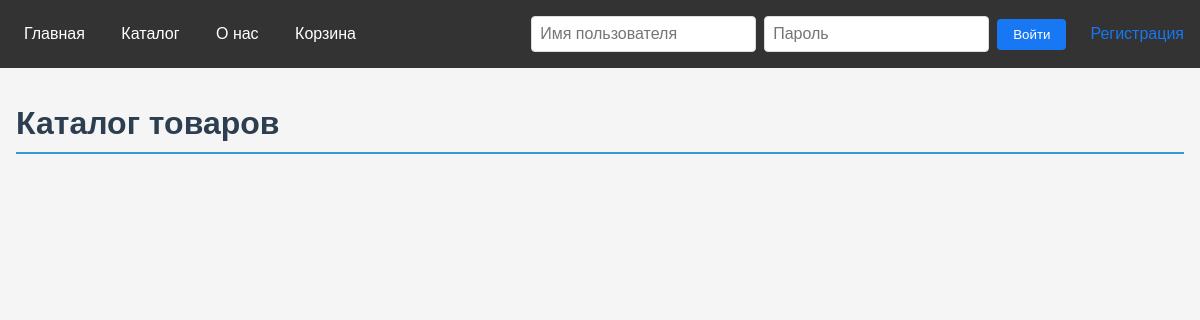
/catalog/, run on an earlier commit of the app's database.
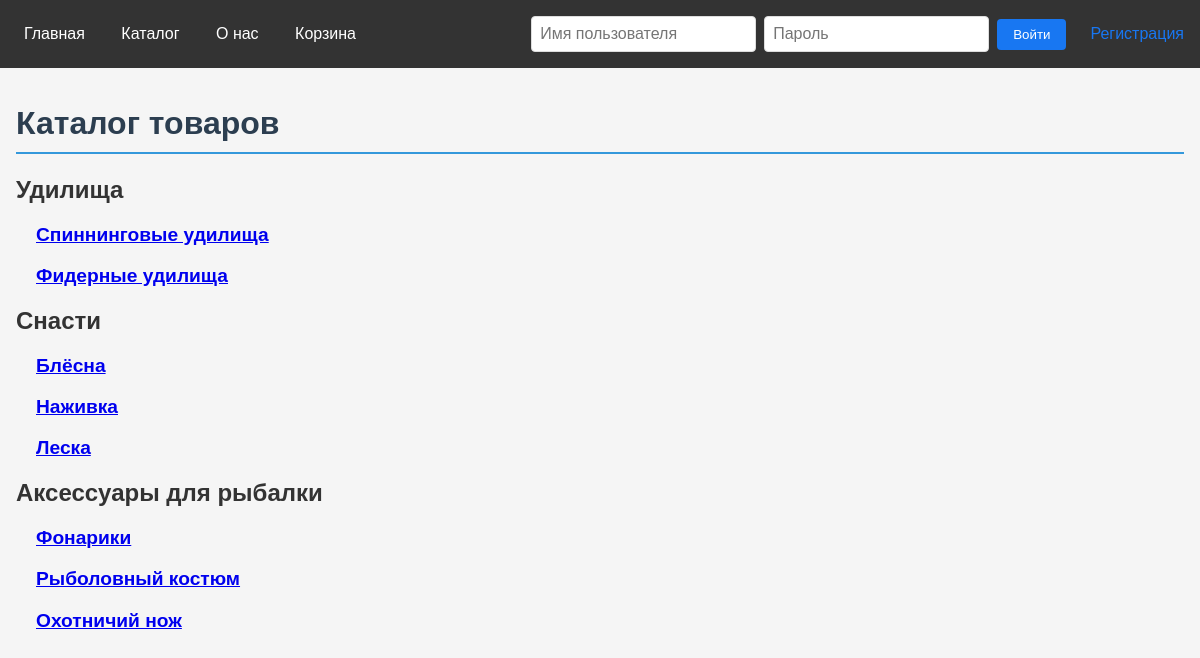
And on a later commit of the database.
### main/models.py (models this page shows)
class Category(models.Model):
    name = models.CharField(max_length=100)
    parent = models.ForeignKey('self', on_delete=models.CASCADE, null=True, blank=True, related_name='children')
    def __str__(self):
        return self.name

### main/views.py (the view)
# urls.py: path('catalog/', CatalogView.as_view(), name='catalog'),
class CatalogView(ListView):
    model = Product
    template_name = 'catalog.html'
    def get_context_data(self, **kwargs):
        context = super().get_context_data(**kwargs)
        top_categories = Category.objects.filter(parent__isnull=True)
        print(f"Top categories: {top_categories}")
        context['top_categories'] = top_categories
        return context

### main/templates/catalog.html (shortened to what this page needs)
{% extends 'main/base.html' %}
{% block content %}
    <div class="container" style="max-width: 1200px; margin: 0 auto;">
        <h1 style="color: #2c3e50; border-bottom: 2px solid #3498db; padding-bottom: 10px;">Каталог товаров</h1>
        <ul style="list-style: none; padding: 0;">
        {% for top_cat in top_categories %}
            <li style="margin-bottom: 20px;">
                <h2 style="color: #333; font-size: 1.5rem;">{{ top_cat.name }}</h2>
                <ul style="list-style: none; padding-left: 20px;">
                {% for sub_cat in top_cat.children.all %}
                    <li style="margin-bottom: 15px;">
                        <h3 style="color: #555; font-size: 1.2rem;"><a href="{% url 'subcategory' category_id=sub_cat.id %}">{{ sub_cat.name }}</a></h3>
                    </li>
                {% endfor %}
                </ul>
            </li>
        {% endfor %}
        </ul>
    </div>
{% endblock %}

### main/templates/main/base.html (shortened to what this page needs)
<!DOCTYPE html>
<html lang="ru">
<head>
</head>
<body>
    <header>
        <nav>
            <a href="{% url 'home' %}">Главная</a>
            <a href="{% url 'catalog' %}">Каталог</a>
            <a href="{% url 'about' %}">О нас</a>
            <a href="{% url 'cart' %}">Корзина</a>
        </nav>
        <div class="auth">
            {% if user.is_authenticated %}
                <p>Добро пожаловать, {{ user.username }}</p>
                <a href="{% url 'logout' %}">Выйти</a>
            {% else %}
                <form method="post" action="{% url 'login' %}">
                    <input type="text" name="username" placeholder="Имя пользователя" required>
                    <input type="password" name="password" placeholder="Пароль" required>
                    <button type="submit">Войти</button>
                </form>
                <a href="{% url 'register' %}">Регистрация</a>
            {% endif %}
        </div>
    </header>
    <main>
        {% block content %}{% endblock %}
    </main>
</body>
</html>

### main/templates/main/base.html (style rules this page uses)
body { font-family: Arial, sans-serif; margin: 0; padding: 0; background-color: #f5f5f5; }
header { background-color: #333; color: white; padding: 1rem; display: flex; justify-content: space-between; align-items: center; }
nav a { color: white; text-decoration: none; margin-right: 1rem; padding: 0.5rem; transition: all 0.3s; }
.auth { display: flex; align-items: center; }
.auth form { display: flex; align-items: center; margin-right: 1rem; }
.auth input[type="text"], .auth input[type="password"] { margin-right: 0.5rem; padding: 0.5rem; border: 1px solid #ddd; border-radius: 4px; font-size: 1rem; }
.auth button { padding: 0.5rem 1rem; background-color: #1877f2; color: white; border: none; border-radius: 4px; cursor: pointer; }
.auth a { color: #1877f2; text-decoration: none; margin-left: 0.5rem; }
main { padding: 1rem; max-width: 1200px; margin: 0 auto; }

What changed in the data, as far as the page shows it:
added Category: name "Удилища", shown under "Каталог товаров"
added Category: name "Спиннинговые удилища", shown under "Удилища"
added Category: name "Фидерные удилища", shown under "Удилища"
added Category: name "Снасти", shown under "Каталог товаров"
added Category: name "Блёсна", shown under "Снасти"
added Category: name "Наживка", shown under "Снасти"
added Category: name "Леска", shown under "Снасти"
added Category: name "Аксессуары для рыбалки", shown under "Каталог товаров"
added Category: name "Фонарики", shown under "Аксессуары для рыбалки"
added Category: name "Рыболовный костюм", shown under "Аксессуары для рыбалки"
added Category: name "Охотничий нож", shown under "Аксессуары для рыбалки"
